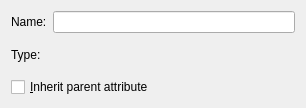
<ui version="4.0" >
 <author>(C) 2002 by Andras Mantia &lt;amantia@kde.org></author>
 <comment>***************************************************************************
 *                                                                         *
 *   This program is free software; you can redistribute it and/or modify  *
 *   it under the terms of the GNU General Public License as published by  *
 *   the Free Software Foundation; version 2 of the License.               *
 *                                                                         *
 ***************************************************************************
</comment>
 <class>TemplateDirForm</class>
 <widget class="QWidget" name="TemplateDirForm" >
  <property name="geometry" >
   <rect>
    <x>0</x>
    <y>0</y>
    <width>306</width>
    <height>108</height>
   </rect>
  </property>
  <property name="windowTitle" >
   <string>Create Template Folder</string>
  </property>
  <layout class="QGridLayout" >
   <property name="margin" >
    <number>11</number>
   </property>
   <property name="spacing" >
    <number>6</number>
   </property>
   <item row="1" column="0" >
    <widget class="QLabel" name="TextLabel2" >
     <property name="text" >
      <string>Type:</string>
     </property>
    </widget>
   </item>
   <item row="0" column="0" >
    <widget class="QLabel" name="TextLabel1" >
     <property name="text" >
      <string>Name:</string>
     </property>
    </widget>
   </item>
   <item row="1" column="1" >
    <widget class="KComboBox" name="typesCombo" />
   </item>
   <item row="0" column="1" >
    <widget class="QLineEdit" name="dirName" />
   </item>
   <item row="2" column="0" colspan="2" >
    <widget class="QCheckBox" name="parentAttr" >
     <property name="text" >
      <string>&amp;Inherit parent attribute</string>
     </property>
    </widget>
   </item>
  </layout>
 </widget>
 <customwidgets>
  <customwidget>
   <class>KComboBox</class>
   <extends></extends>
   <header>kcombobox.h</header>
   <container>0</container>
   <pixmap></pixmap>
  </customwidget>
 </customwidgets>
 <tabstops>
  <tabstop>dirName</tabstop>
  <tabstop>typesCombo</tabstop>
  <tabstop>parentAttr</tabstop>
 </tabstops>
 <resources/>
 <connections>
  <connection>
   <sender>parentAttr</sender>
   <signal>toggled(bool)</signal>
   <receiver>typesCombo</receiver>
   <slot>setDisabled(bool)</slot>
   <hints>
    <hint type="sourcelabel" >
     <x>65</x>
     <y>90</y>
    </hint>
    <hint type="destinationlabel" >
     <x>105</x>
     <y>64</y>
    </hint>
   </hints>
  </connection>
 </connections>
</ui>
